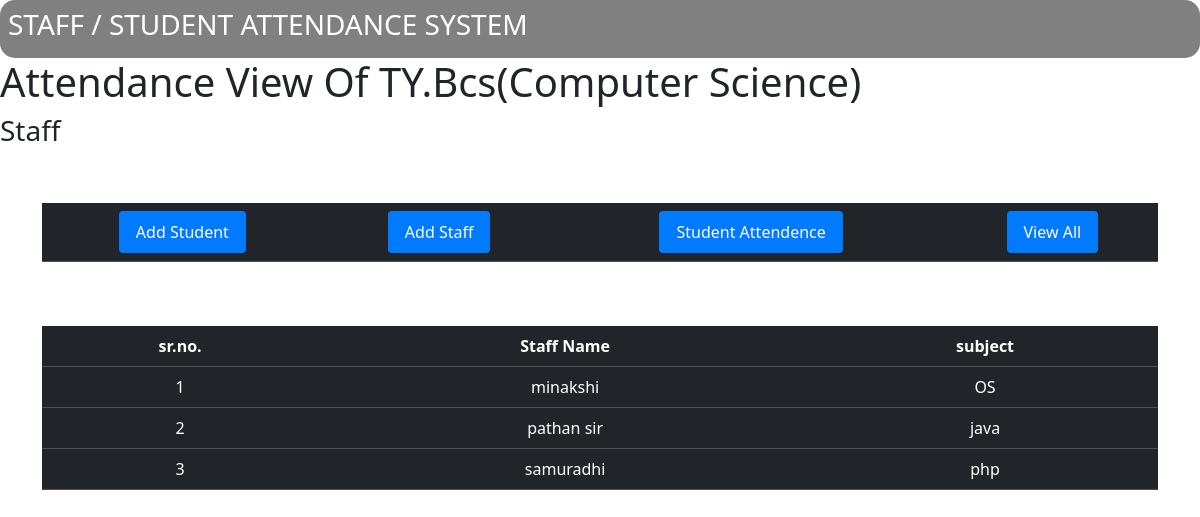
The app's page /index2.php with its own data.
### tables this page shows
CREATE TABLE `attendence_staff` (
  `id` int(100) NOT NULL,
  `staff_name` varchar(100) NOT NULL,
  `subject` varchar(100) NOT NULL
);

### index2.php (the view, shortened to what this page needs)
<?php
include("connection.php");
?>
<!DOCTYPE html>
<html lang="en">
<head>
    <link href="https://cdn.jsdelivr.net/npm/bootstrap@5.3.2/dist/css/bootstrap.min.css" rel="stylesheet">
    <link href="https://getbootstrap.com/docs/5.3/assets/css/docs.css" rel="stylesheet">
</head>
<body>
<div class="navbar">
        <h3>STAFF / STUDENT ATTENDANCE  SYSTEM</h3>
    </div>
<div class="header">
<h1> Attendance View Of TY.Bcs(Computer Science)</h1>
<h3>Staff</h3>
</div>
<div class="container">
     <form action="index2.php" method="POST">
    <div class="row">
        <div class="d-flex justify-content-center align-items-center">
            <table class="table text-center table-dark mt-5">
                <thead>
                    <tr>
                        <th scope="col"><a class="btn" href="add_stud.php">Add Student</a></th>
                        <th scope="col"><a class="btn" href="add_staff.php">Add Staff</a></th>
                        <th scope="col"><a class="btn" href="index.php">Student Attendence</a></th>
                        <th scope="col"><a class="btn" href="">View All</a></th>
                    </tr>
                </thead>
            </table>
        </div>
    </div>
    <div class="row">
        <div class="d-flex justify-content-center align-items-center">
            <table class="table text-center table-dark mt-5">
                <thead>
                    <tr>
                        <th scope="col">sr.no.</th>
                        <th scope="col">Staff Name</th>
                        <th scope="col">subject</th>
                    </tr>
                </thead>
                <tbody>
                <?php
                    $query = mysqli_query($con, "SELECT * FROM attendence_staff ");
                    $serialnumber = 0;
                    while ($row = mysqli_fetch_array($query)) {
                        $serialnumber++;
                ?>
                        <tr>
                            <td><?php echo $serialnumber; ?></td>
                            <td><?php echo $row['staff_name']; ?>
                            </td>
                            <td><?php echo $row['subject']; ?>
                            </td>
                        </tr>
                    <?php
                    }
                    ?>
                </tbody>
            </table>
        </div>
    </div>
     </form>
</div>
</body>
</html>

### index2.php (style rules this page uses)
.navbar { background-color: gray; color: white; text-align: center; padding: 8px; border-radius: 15px; }
.btn { background-color: #007bff; color: #fff; text-decoration: none; padding: 8px 16px; border-radius: 4px; transition: background-color 0.3s; }

### records on screen
attendence_staff: staff_name "minakshi", subject "OS"
attendence_staff: staff_name "pathan sir", subject "java"
attendence_staff: staff_name "samuradhi", subject "php"
